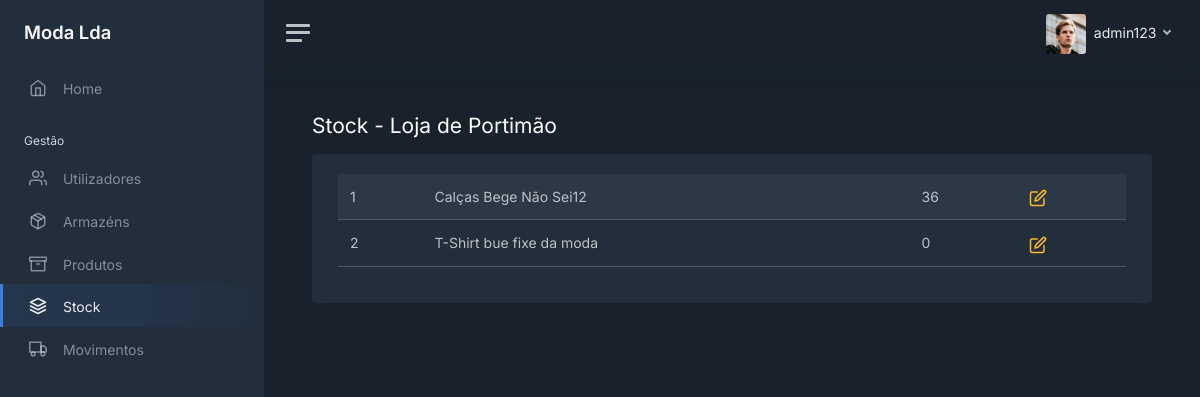
Screenshot of /stock/2/products (signed in) with the database file from the repository.
### modules/login/models.py (models this page shows, shortened)
class User(UserMixin, db.Model):
    __tablename__ = 'users'
    __table_args__ = {'extend_existing': True}
    id = db.Column(db.Integer, primary_key=True)
    username = db.Column(db.String(), unique=True)
    password = db.Column(db.String())
    role = db.Column(db.String())
    last_login = db.Column(db.DateTime, server_default=db.func.now())
    active = db.Column(db.Boolean, unique=False, default=True)

### modules/main/models.py (models this page shows, shortened)
class Warehouse(db.Model):
    __tablename__ = 'warehouses'
    __table_args__ = {'extend_existing': True}
    id = db.Column(db.Integer, primary_key=True)
    name = db.Column(db.String(), unique=True)
    address = db.Column(db.String())
    phone = db.Column(db.String())
    active = db.Column(db.Boolean, unique=False, default=True)

class Product_Warehouse(db.Model):
    __tablename__ = 'products_warehouses'
    __table_args__ = {'extend_existing': True}
    product_id = db.Column(db.Integer, ForeignKey(Product.id), primary_key=True)
    warehouse_id = db.Column(db.Integer, ForeignKey(Warehouse.id), primary_key=True)
    quantity = db.Column(db.Integer)
    product = relationship('Product', foreign_keys='Product_Warehouse.product_id')
    warehouse = relationship('Warehouse', foreign_keys='Product_Warehouse.warehouse_id')

class Product(db.Model):
    __tablename__ = 'products'
    __table_args__ = {'extend_existing': True}
    id = db.Column(db.Integer, primary_key=True)
    name = db.Column(db.String(), unique=True)
    category = db.Column(db.String())
    color = db.Column(db.String())
    brand = db.Column(db.String())
    min_stock = db.Column(db.Integer())
    max_stock = db.Column(db.Integer())
    last_buy_price = db.Column(db.Float())
    avg_buy_price = db.Column(db.Float())
    sell_price = db.Column(db.Float())
    desc = db.Column(db.String())
    active = db.Column(db.Boolean, unique=False, default=True)

### modules/main/views.py (the view)
@bp.route('/stock/<int:id>/products')
@login_required
def view_stock_warehouses(id):
    warehouse = Warehouse.query.filter_by(id=id, active=1).first_or_404()
    query = text('''
         SELECT
            products.id as id,
            products.name AS name,
            products_warehouses.quantity AS quantity
        FROM
            products
        LEFT JOIN
            products_warehouses ON products_warehouses.product_id = products.id AND products_warehouses.warehouse_id = :warehouse_id
        LEFT JOIN
            warehouses ON warehouses.id = products_warehouses.warehouse_id
        WHERE
            products.active = 1
    ''')
    result = db.session.execute(query, {'warehouse_id': id})
    return render_template('stock/stock_table.html', user=current_user, tab="stock", warehouse=warehouse,
                           products=result)

### modules/login/models.py (called while the page is built)
@login_manager.user_loader
def load_user(user_id):
    return User.query.get(int(user_id))

### modules/main/templates/stock/stock_table.html (shortened to what this page needs)
<!DOCTYPE html>
<html lang="en">
<head>
    <link href="/static/css/dashboard.css" rel="stylesheet">
    <link href="https://cdn.datatables.net/1.13.7/css/dataTables.bootstrap5.min.css" rel="stylesheet">
</head>
{% extends 'sidebar.html' %}
{% block content %}
    <div class="row">
        <div class="col float-start">
            <h1 class="h3 mb-3">Stock
                {% if warehouse is not none %}
                    - {{ warehouse.name }}
                {% else %}
                    - Total
                {% endif %}
            </h1>
        </div>
    </div>
    <div class="card">
        <div class="card-body">
            <div class="container-fluid">
                <table id="products" class="table table-striped">
                    <tbody>
                    {% for product in products %}
                        <tr>
                            <td>{{ product.id }}</td>
                            <td>{{ product.name }}</td>
                            {% if product.quantity is not none %}
                                <td>{{ product.quantity }}</td>
                            {% else %}
                                <td>0</td>
                            {% endif %}
                            {% if warehouse is not none %}
                                <td>
                                    <a class="text-decoration-none" href="/stock/{{ warehouse.id }}/products/{{ product.id }}">
                                        <i class="align-middle text-warning" data-feather="edit"></i>
                                    </a>
                                </td>
                            {% endif %}
                        </tr>
                    {% endfor %}
                    </tbody>
                </table>
            </div>
        </div>
    </div>
{% endblock %}

### modules/main/templates/sidebar.html (shortened to what this page needs)
<body data-theme="dark">
<div class="wrapper">
    <nav id="sidebar" class="sidebar js-sidebar">
        <div class="sidebar-content js-simplebar">
            <a class="sidebar-brand" href="/home">
                <span class="align-middle">Moda Lda</span>
            </a>
            <ul class="sidebar-nav">
                <li class="sidebar-item {% if tab == 'home' %}active{% endif %}">
                    <a class="sidebar-link" href="/home">
                        <i class="align-middle" data-feather="home"></i> <span class="align-middle">Home</span>
                    </a>
                </li>
                <li class="sidebar-header">
                    Gestão
                </li>
                {% if user.role == 'admin' or user.role == 'gerente' %}
                <li class="sidebar-item {% if tab == 'users' %}active{% endif %}">
                    <a class="sidebar-link" href="/users">
                        <i class="align-middle" data-feather="users"></i> <span class="align-middle">Utilizadores</span>
                    </a>
                </li>
                {% endif %}
                {% if user.role == 'admin' or user.role == 'gerente' %}
                <li class="sidebar-item {% if tab == 'warehouses' %}active{% endif %}">
                    <a class="sidebar-link" href="/warehouses">
                        <i class="align-middle" data-feather="package"></i> <span class="align-middle">Armazéns</span>
                    </a>
                </li>
                {% endif %}
                <li class="sidebar-item {% if tab == 'products' %}active{% endif %}">
                    <a class="sidebar-link" href="/products">
                        <i class="align-middle" data-feather="archive"></i> <span class="align-middle">Produtos</span>
                    </a>
                </li>
                <li class="sidebar-item {% if tab == 'stock' %}active{% endif %}">
                    <a class="sidebar-link" href="/stock">
                        <i class="align-middle" data-feather="layers"></i> <span class="align-middle">Stock</span>
                    </a>
                </li>
                <li class="sidebar-item {% if tab == 'movements' %}active{% endif %}">
                    <a class="sidebar-link" href="/movements">
                        <i class="align-middle" data-feather="truck"></i> <span class="align-middle">Movimentos</span>
                    </a>
                </li>
            </ul>
        </div>
    </nav>
    <div class="main">
        <nav class="navbar navbar-expand navbar-light navbar-bg">
            <a class="sidebar-toggle js-sidebar-toggle">
                <i class="hamburger align-self-center"></i>
            </a>
            <div class="navbar-collapse collapse">
                <ul class="navbar-nav navbar-align">
                    <li class="nav-item dropdown">
                        <a class="nav-link dropdown-toggle d-none d-sm-inline-block" href="#" data-bs-toggle="dropdown">
                            <img src="/static/img/avatars/avatar.jpg" class="avatar img-fluid rounded me-1"
                                 alt="{{ user.username }}"/> <span class="text-dark"> {{ user.username }} </span>
                        </a>
                    </li>
                </ul>
            </div>
        </nav>
        <main class="content">
            <div class="container-fluid p-0">
                {% block content %}
                {% endblock %}
            </div>
        </main>
    </div>
</div>
</body>
</html>

### rows the page displays
User: username "admin123"
Warehouse: name "Loja de Portimão"
Product_Warehouse: id "1", name "Calças Bege Não Sei12", quantity "36"
Product_Warehouse: id "2", name "T-Shirt bue fixe da moda", quantity "0"
